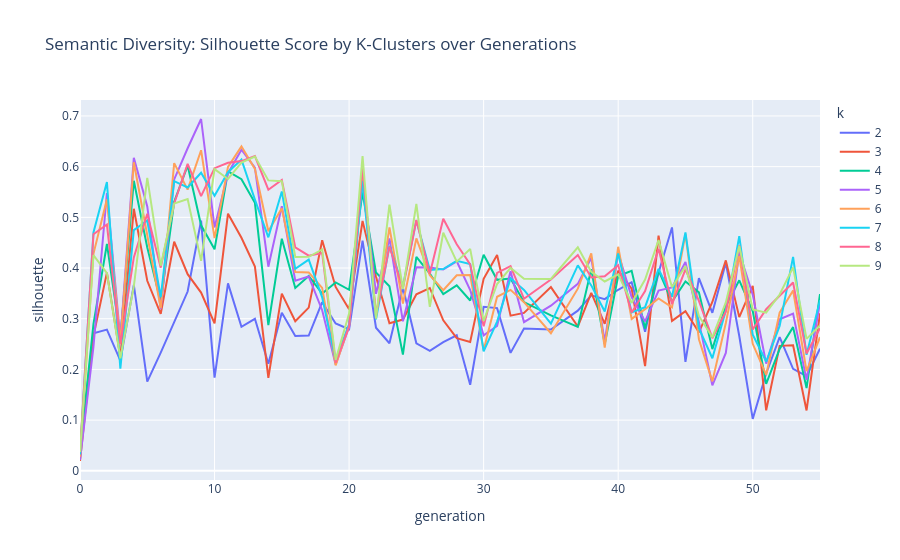

Notebook code cell kept with this figure:
### Code cell
# ## 6. Semantic K-Clustering Sweep (Diversity Check)
# How diverse is the gene pool? We sweep K=2 through K=10. A high Silhouette Score at a high K means healthy diversity.

# %%
# To avoid running Ollama in the notebook, we use TF-IDF on the string representations of the chains.
# In a true setup, you could load the Ollama embeddings here.

import json
with open(f"{RUN_DIR}/id_to_promptchain.json", "r") as f:
    id_to_chain = json.load(f)

clustering_results = []
vectorizer = TfidfVectorizer(max_features=100)

for gen in sorted(df['generation'].unique()):
    gen_chain_ids = df[df['generation'] == gen]['chain_id'].tolist()
    gen_texts = [str(id_to_chain.get(cid, "")) for cid in gen_chain_ids]
    
    if len(gen_texts) < 10:
        continue # Not enough data to cluster
        
    X = vectorizer.fit_transform(gen_texts)
    
    for k in range(2, min(10, len(gen_texts))):
        kmeans = KMeans(n_clusters=k, random_state=42).fit(X)
        score = silhouette_score(X, kmeans.labels_)
        clustering_results.append({"generation": gen, "k": k, "silhouette": score})

if clustering_results:
    clust_df = pd.DataFrame(clustering_results)
    fig = px.line(clust_df, x="generation", y="silhouette", color="k", 
                  title="Semantic Diversity: Silhouette Score by K-Clusters over Generations")
    fig.show()
else:
    print("Not enough generations or population size to run K-Means.")

### Figure 1 — Plotly figure (JSON) as saved in the notebook; plotly's stock layout.template omitted (floating-point values rounded to 4 significant figures)
{"data": [{"hovertemplate": "k=2<br>generation=%{x}<br>silhouette=%{y}<extra></extra>", "legendgroup": "2", "line": {"color": "#636efa", "dash": "solid"}, "marker": {"symbol": "circle"}, "mode": "lines", "name": "2", "orientation": "v", "showlegend": true, "type": "scatter", "x": [0, 1, 2, 3, 4, 5, 6, 7, 8, 9, 10, 11, 12, 13, 14, 15, 16, 17, 18, 19, 20, 21, 22, 23, 24, 25, 26, 27, 28, 29, 30, 31, 32, 33, 35, 37, 38, 39, 40, 41, 42, 43, 44, 45, 46, 47, 48, 49, 50, 51, 52, 53, 54, 55], "xaxis": "x", "y": [0.0408, 0.2715, 0.2785, 0.2174, 0.3666, 0.1758, 0.2332, 0.2944, 0.3536, 0.4937, 0.1837, 0.3697, 0.2841, 0.2999, 0.2111, 0.3118, 0.2661, 0.2669, 0.3326, 0.2905, 0.2792, 0.454, 0.2822, 0.2516, 0.3618, 0.2515, 0.2365, 0.2538, 0.2673, 0.1698, 0.3235, 0.321, 0.2326, 0.2809, 0.2788, 0.3159, 0.3461, 0.3386, 0.3571, 0.372, 0.2744, 0.3907, 0.48, 0.2147, 0.38, 0.3117, 0.4104, 0.266, 0.1024, 0.192, 0.2636, 0.201, 0.1867, 0.241], "yaxis": "y"}, {"hovertemplate": "k=3<br>generation=%{x}<br>silhouette=%{y}<extra></extra>", "legendgroup": "3", "line": {"color": "#EF553B", "dash": "solid"}, "marker": {"symbol": "circle"}, "mode": "lines", "name": "3", "orientation": "v", "showlegend": true, "type": "scatter", "x": [0, 1, 2, 3, 4, 5, 6, 7, 8, 9, 10, 11, 12, 13, 14, 15, 16, 17, 18, 19, 20, 21, 22, 23, 24, 25, 26, 27, 28, 29, 30, 31, 32, 33, 35, 37, 38, 39, 40, 41, 42, 43, 44, 45, 46, 47, 48, 49, 50, 51, 52, 53, 54, 55], "xaxis": "x", "y": [0.01936, 0.2658, 0.391, 0.2244, 0.5169, 0.3748, 0.3096, 0.4519, 0.3879, 0.3515, 0.291, 0.5072, 0.4598, 0.4028, 0.1834, 0.3495, 0.2949, 0.322, 0.4549, 0.3627, 0.3185, 0.4931, 0.383, 0.2912, 0.2983, 0.3482, 0.3606, 0.2969, 0.2617, 0.2543, 0.3787, 0.4258, 0.306, 0.3114, 0.3624, 0.2846, 0.3511, 0.29, 0.3948, 0.3595, 0.2065, 0.4638, 0.2958, 0.315, 0.2732, 0.333, 0.4151, 0.3031, 0.3647, 0.1194, 0.2465, 0.2476, 0.1191, 0.3106], "yaxis": "y"}, {"hovertemplate": "k=4<br>generation=%{x}<br>silhouette=%{y}<extra></extra>", "legendgroup": "4", "line": {"color": "#00cc96", "dash": "solid"}, "marker": {"symbol": "circle"}, "mode": "lines", "name": "4", "orientation": "v", "showlegend": true, "type": "scatter", "x": [0, 1, 2, 3, 4, 5, 6, 7, 8, 9, 10, 11, 12, 13, 14, 15, 16, 17, 18, 19, 20, 21, 22, 23, 24, 25, 26, 27, 28, 29, 30, 31, 32, 33, 35, 37, 38, 39, 40, 41, 42, 43, 44, 45, 46, 47, 48, 49, 50, 51, 52, 53, 54, 55], "xaxis": "x", "y": [0.03535, 0.2895, 0.4475, 0.2636, 0.5721, 0.4406, 0.3335, 0.5306, 0.6022, 0.4844, 0.437, 0.5906, 0.5751, 0.5287, 0.2876, 0.4577, 0.3607, 0.3843, 0.3495, 0.3717, 0.3571, 0.5494, 0.3911, 0.364, 0.2292, 0.4221, 0.3892, 0.3488, 0.3659, 0.3359, 0.4261, 0.3768, 0.3792, 0.3329, 0.3068, 0.2839, 0.3978, 0.2502, 0.3842, 0.3946, 0.2808, 0.3953, 0.3335, 0.3735, 0.3522, 0.2401, 0.3253, 0.3758, 0.315, 0.1716, 0.2403, 0.2834, 0.1632, 0.3486], "yaxis": "y"}, {"hovertemplate": "k=5<br>generation=%{x}<br>silhouette=%{y}<extra></extra>", "legendgroup": "5", "line": {"color": "#ab63fa", "dash": "solid"}, "marker": {"symbol": "circle"}, "mode": "lines", "name": "5", "orientation": "v", "showlegend": true, "type": "scatter", "x": [0, 1, 2, 3, 4, 5, 6, 7, 8, 9, 10, 11, 12, 13, 14, 15, 16, 17, 18, 19, 20, 21, 22, 23, 24, 25, 26, 27, 28, 29, 30, 31, 32, 33, 35, 37, 38, 39, 40, 41, 42, 43, 44, 45, 46, 47, 48, 49, 50, 51, 52, 53, 54, 55], "xaxis": "x", "y": [0.02178, 0.2443, 0.548, 0.2595, 0.6176, 0.5214, 0.3191, 0.5748, 0.6363, 0.694, 0.4801, 0.587, 0.6333, 0.5981, 0.4026, 0.5218, 0.3749, 0.3831, 0.3168, 0.2097, 0.2837, 0.5797, 0.3492, 0.4585, 0.295, 0.4014, 0.4009, 0.3973, 0.4133, 0.3566, 0.2671, 0.2857, 0.3936, 0.2933, 0.3258, 0.3687, 0.4202, 0.2548, 0.4296, 0.3426, 0.2946, 0.3555, 0.3619, 0.4118, 0.2938, 0.1687, 0.2324, 0.4308, 0.3475, 0.2114, 0.299, 0.3102, 0.1794, 0.3322], "yaxis": "y"}, {"hovertemplate": "k=6<br>generation=%{x}<br>silhouette=%{y}<extra></extra>", "legendgroup": "6", "line": {"color": "#FFA15A", "dash": "solid"}, "marker": {"symbol": "circle"}, "mode": "lines", "name": "6", "orientation": "v", "showlegend": true, "type": "scatter", "x": [0, 1, 2, 3, 4, 5, 6, 7, 8, 9, 10, 11, 12, 13, 14, 15, 16, 17, 18, 19, 20, 21, 22, 23, 24, 25, 26, 27, 28, 29, 30, 31, 32, 33, 35, 37, 38, 39, 40, 41, 42, 43, 44, 45, 46, 47, 48, 49, 50, 51, 52, 53, 54, 55], "xaxis": "x", "y": [0.02775, 0.4281, 0.5355, 0.2516, 0.6088, 0.4614, 0.3206, 0.607, 0.5548, 0.6324, 0.4591, 0.5995, 0.6398, 0.5956, 0.4727, 0.5178, 0.3921, 0.3914, 0.3609, 0.208, 0.286, 0.5854, 0.305, 0.4802, 0.3298, 0.4584, 0.3857, 0.3562, 0.3857, 0.386, 0.2377, 0.3434, 0.3569, 0.3326, 0.2714, 0.3593, 0.4289, 0.2428, 0.442, 0.2996, 0.3189, 0.34, 0.3224, 0.4675, 0.2595, 0.1765, 0.2917, 0.4241, 0.2506, 0.1892, 0.312, 0.3559, 0.1966, 0.2635], "yaxis": "y"}, {"hovertemplate": "k=7<br>generation=%{x}<br>silhouette=%{y}<extra></extra>", "legendgroup": "7", "line": {"color": "#19d3f3", "dash": "solid"}, "marker": {"symbol": "circle"}, "mode": "lines", "name": "7", "orientation": "v", "showlegend": true, "type": "scatter", "x": [0, 1, 2, 3, 4, 5, 6, 7, 8, 9, 10, 11, 12, 13, 14, 15, 16, 17, 18, 19, 20, 21, 22, 23, 24, 25, 26, 27, 28, 29, 30, 31, 32, 33, 35, 37, 38, 39, 40, 41, 42, 43, 44, 45, 46, 47, 48, 49, 50, 51, 52, 53, 54, 55], "xaxis": "x", "y": [0.0322, 0.47, 0.5696, 0.2013, 0.4748, 0.4937, 0.3426, 0.5714, 0.559, 0.5881, 0.5428, 0.5892, 0.6143, 0.535, 0.4606, 0.5511, 0.3985, 0.4166, 0.3421, 0.2177, 0.2896, 0.572, 0.2988, 0.4436, 0.3641, 0.494, 0.3961, 0.3981, 0.4145, 0.4078, 0.2359, 0.2942, 0.3796, 0.3569, 0.2904, 0.4052, 0.3657, 0.3144, 0.4288, 0.3125, 0.3228, 0.3983, 0.3434, 0.4704, 0.2813, 0.2221, 0.316, 0.4629, 0.2686, 0.2155, 0.2856, 0.422, 0.2289, 0.3366], "yaxis": "y"}, {"hovertemplate": "k=8<br>generation=%{x}<br>silhouette=%{y}<extra></extra>", "legendgroup": "8", "line": {"color": "#FF6692", "dash": "solid"}, "marker": {"symbol": "circle"}, "mode": "lines", "name": "8", "orientation": "v", "showlegend": true, "type": "scatter", "x": [0, 1, 2, 3, 4, 5, 6, 7, 8, 9, 10, 11, 12, 13, 14, 15, 16, 17, 18, 19, 20, 21, 22, 23, 24, 25, 26, 27, 28, 29, 30, 31, 32, 33, 35, 37, 38, 39, 40, 41, 42, 43, 44, 45, 46, 47, 48, 49, 50, 51, 52, 53, 54, 55], "xaxis": "x", "y": [0.03797, 0.4666, 0.4858, 0.2502, 0.421, 0.5071, 0.4007, 0.5273, 0.6054, 0.5419, 0.597, 0.6075, 0.611, 0.6209, 0.5544, 0.5738, 0.4408, 0.4245, 0.4296, 0.2131, 0.2849, 0.6002, 0.3069, 0.4424, 0.36, 0.4949, 0.3888, 0.497, 0.4469, 0.4072, 0.285, 0.3903, 0.4036, 0.3394, 0.3774, 0.4256, 0.3812, 0.3837, 0.4056, 0.3124, 0.3548, 0.4378, 0.3289, 0.3976, 0.3351, 0.2616, 0.3141, 0.4447, 0.2788, 0.3188, 0.3452, 0.3715, 0.2314, 0.2814], "yaxis": "y"}, {"hovertemplate": "k=9<br>generation=%{x}<br>silhouette=%{y}<extra></extra>", "legendgroup": "9", "line": {"color": "#B6E880", "dash": "solid"}, "marker": {"symbol": "circle"}, "mode": "lines", "name": "9", "orientation": "v", "showlegend": true, "type": "scatter", "x": [0, 1, 2, 3, 4, 5, 6, 7, 8, 9, 10, 11, 12, 13, 14, 15, 16, 17, 18, 19, 20, 21, 22, 23, 24, 25, 26, 27, 28, 29, 30, 31, 32, 33, 35, 37, 38, 39, 40, 41, 42, 43, 44, 45, 46, 47, 48, 49, 50, 51, 52, 53, 54, 55], "xaxis": "x", "y": [0.0369, 0.4255, 0.3901, 0.222, 0.3636, 0.578, 0.4046, 0.5271, 0.536, 0.4142, 0.5951, 0.5757, 0.608, 0.6199, 0.5729, 0.5713, 0.4219, 0.4222, 0.4366, 0.2188, 0.3103, 0.6207, 0.3002, 0.5252, 0.3586, 0.5266, 0.3234, 0.4696, 0.4126, 0.4377, 0.2959, 0.3685, 0.4002, 0.3788, 0.3784, 0.4408, 0.3925, 0.3735, 0.3876, 0.3312, 0.3774, 0.4554, 0.3621, 0.4042, 0.3055, 0.2633, 0.3322, 0.4434, 0.3185, 0.3119, 0.3477, 0.4013, 0.2602, 0.2866], "yaxis": "y"}], "layout": {"legend": {"title": {"text": "k"}, "tracegroupgap": 0}, "title": {"text": "Semantic Diversity: Silhouette Score by K-Clusters over Generations"}, "xaxis": {"anchor": "y", "domain": [0, 1], "title": {"text": "generation"}}, "yaxis": {"anchor": "x", "domain": [0, 1], "title": {"text": "silhouette"}}}}
